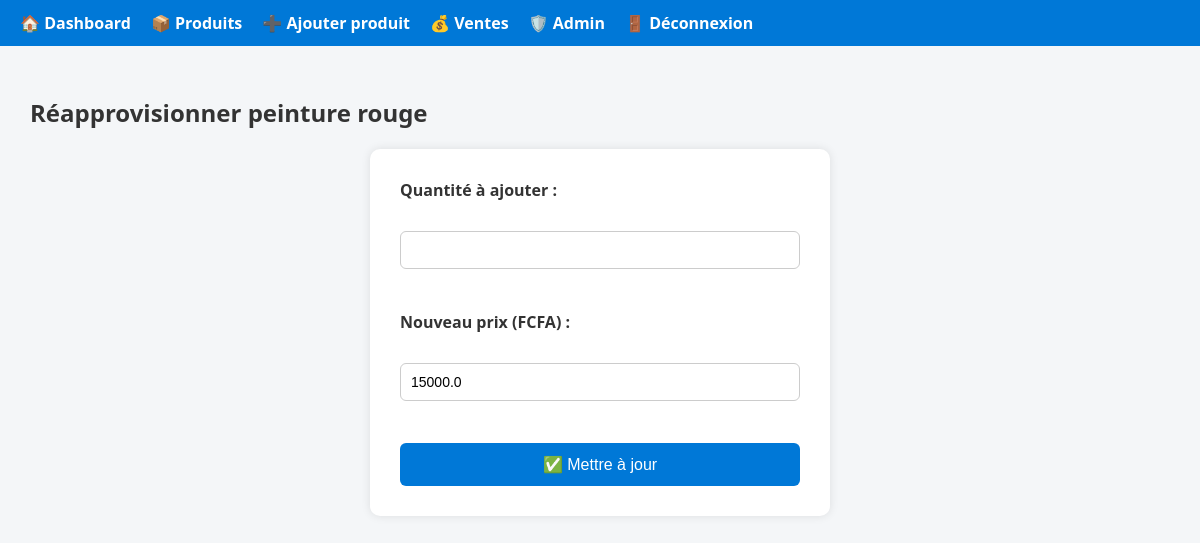
The page /restock/1 (signed in) on the database as committed earlier.
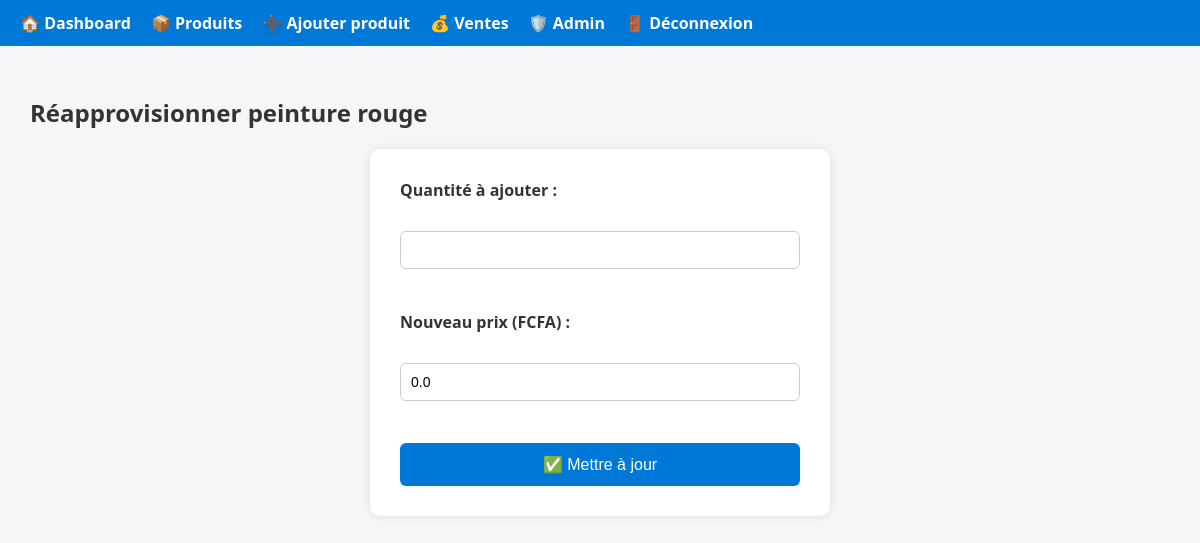
The same page on the database as committed later.
### main.py (models this page shows)
class Product(Base):
    __tablename__ = "products"
    id = Column(Integer, primary_key=True, index=True)
    name = Column(String(255), nullable=False)
    quantity = Column(Float, nullable=False)
    total_quantity = Column(Float, nullable=False)
    price = Column(Float, nullable=False)
    username = Column(String(255), nullable=False)
    ville = Column(String(255), nullable=False)

### main.py (the view)
@app.get("/restock/{product_id}")
def restock_page(request: Request, product_id: int, db: Session = Depends(get_db)):
    if "user" not in request.session:
        return RedirectResponse(url="/login", status_code=303)
    product = db.query(Product).filter(Product.id == product_id).first()
    if not product:
        raise HTTPException(status_code=404, detail="Produit introuvable")
    return templates.TemplateResponse("restock.html", {"request": request, "product": product})

### templates/restock.html (shortened to what this page needs)
{% extends "base.html" %}
{% block content %}
<h2>Réapprovisionner {{ product.name }}</h2>
<form action="/restock/{{ product.id }}" method="post">
  <label for="added_quantity">Quantité à ajouter :</label><br>
  <input type="number" step="0.5" id="added_quantity" name="added_quantity" min="0.5" required>
  <br><br>
  <label for="new_price">Nouveau prix (FCFA) :</label><br>
  <input type="number" step="0.01" id="new_price" name="new_price" value="{{ product.price }}" required>
  <br><br>
  <button type="submit">✅ Mettre à jour</button>
</form>
{% endblock %}

Rows that differ between the two databases and show on the page:
changed Product "peinture rouge": new_price "15000.0" → "0.0"
